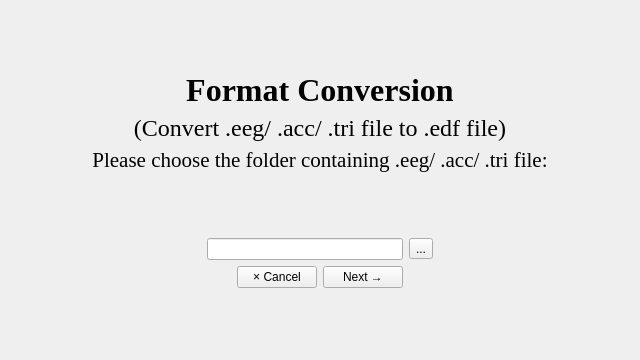
<?xml version="1.0" encoding="UTF-8"?>
<ui version="4.0">
 <class>Format_Conversion_1</class>
 <widget class="QWidget" name="Format_Conversion_1">
  <property name="enabled">
   <bool>true</bool>
  </property>
  <property name="geometry">
   <rect>
    <x>0</x>
    <y>0</y>
    <width>640</width>
    <height>360</height>
   </rect>
  </property>
  <property name="windowTitle">
   <string>Form</string>
  </property>
  <layout class="QVBoxLayout" name="verticalLayout">
   <item>
    <spacer name="verticalSpacer_3">
     <property name="orientation">
      <enum>Qt::Vertical</enum>
     </property>
     <property name="sizeHint" stdset="0">
      <size>
       <width>20</width>
       <height>40</height>
      </size>
     </property>
    </spacer>
   </item>
   <item>
    <layout class="QVBoxLayout" name="verticalLayout_1">
     <item>
      <widget class="QLabel" name="label">
       <property name="font">
        <font>
         <family>Times New Roman</family>
         <pointsize>24</pointsize>
         <weight>75</weight>
         <bold>true</bold>
        </font>
       </property>
       <property name="styleSheet">
        <string notr="true"/>
       </property>
       <property name="text">
        <string>Format Conversion</string>
       </property>
       <property name="textFormat">
        <enum>Qt::AutoText</enum>
       </property>
       <property name="alignment">
        <set>Qt::AlignCenter</set>
       </property>
      </widget>
     </item>
    </layout>
   </item>
   <item>
    <layout class="QVBoxLayout" name="verticalLayout_2">
     <item>
      <widget class="QLabel" name="label_2">
       <property name="font">
        <font>
         <family>Times New Roman</family>
         <pointsize>18</pointsize>
        </font>
       </property>
       <property name="text">
        <string>(Convert .eeg/ .acc/ .tri file to .edf file)</string>
       </property>
       <property name="alignment">
        <set>Qt::AlignCenter</set>
       </property>
      </widget>
     </item>
    </layout>
   </item>
   <item>
    <layout class="QVBoxLayout" name="verticalLayout_3">
     <item>
      <widget class="QLabel" name="label_3">
       <property name="font">
        <font>
         <family>Times New Roman</family>
         <pointsize>16</pointsize>
        </font>
       </property>
       <property name="text">
        <string>Please choose the folder containing .eeg/ .acc/ .tri file:</string>
       </property>
       <property name="alignment">
        <set>Qt::AlignCenter</set>
       </property>
      </widget>
     </item>
    </layout>
   </item>
   <item>
    <spacer name="verticalSpacer">
     <property name="orientation">
      <enum>Qt::Vertical</enum>
     </property>
     <property name="sizeHint" stdset="0">
      <size>
       <width>20</width>
       <height>40</height>
      </size>
     </property>
    </spacer>
   </item>
   <item>
    <layout class="QHBoxLayout" name="horizontalLayout_4">
     <item>
      <spacer name="horizontalSpacer">
       <property name="orientation">
        <enum>Qt::Horizontal</enum>
       </property>
       <property name="sizeHint" stdset="0">
        <size>
         <width>40</width>
         <height>20</height>
        </size>
       </property>
      </spacer>
     </item>
     <item>
      <widget class="QLineEdit" name="lineEdit"/>
     </item>
     <item>
      <widget class="QToolButton" name="toolButton">
       <property name="text">
        <string>...</string>
       </property>
      </widget>
     </item>
     <item>
      <spacer name="horizontalSpacer_2">
       <property name="orientation">
        <enum>Qt::Horizontal</enum>
       </property>
       <property name="sizeHint" stdset="0">
        <size>
         <width>40</width>
         <height>20</height>
        </size>
       </property>
      </spacer>
     </item>
    </layout>
   </item>
   <item>
    <layout class="QHBoxLayout" name="horizontalLayout">
     <item>
      <spacer name="horizontalSpacer_3">
       <property name="orientation">
        <enum>Qt::Horizontal</enum>
       </property>
       <property name="sizeHint" stdset="0">
        <size>
         <width>40</width>
         <height>20</height>
        </size>
       </property>
      </spacer>
     </item>
     <item>
      <widget class="QPushButton" name="pushButton_1">
       <property name="text">
        <string>× Cancel</string>
       </property>
      </widget>
     </item>
     <item>
      <widget class="QPushButton" name="pushButton_3">
       <property name="text">
        <string>Next →</string>
       </property>
      </widget>
     </item>
     <item>
      <spacer name="horizontalSpacer_4">
       <property name="orientation">
        <enum>Qt::Horizontal</enum>
       </property>
       <property name="sizeHint" stdset="0">
        <size>
         <width>40</width>
         <height>20</height>
        </size>
       </property>
      </spacer>
     </item>
    </layout>
   </item>
   <item>
    <spacer name="verticalSpacer_2">
     <property name="orientation">
      <enum>Qt::Vertical</enum>
     </property>
     <property name="sizeHint" stdset="0">
      <size>
       <width>20</width>
       <height>40</height>
      </size>
     </property>
    </spacer>
   </item>
  </layout>
 </widget>
 <resources/>
 <connections/>
</ui>
